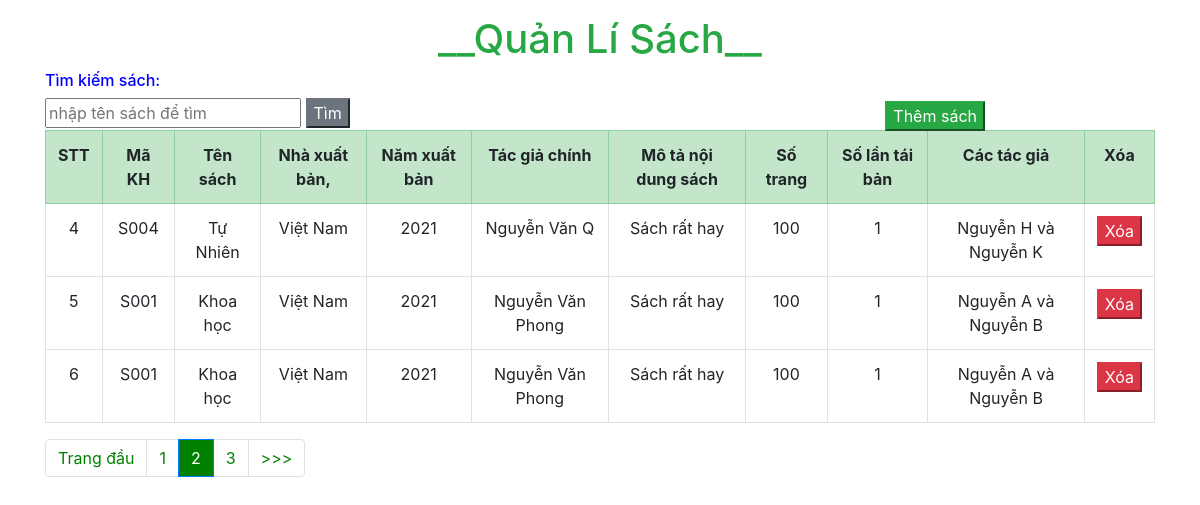
Screenshot of /?page=2 with the database file from the repository.
### tables this page shows
CREATE TABLE `tbl_sach` (
  `id` int(11) NOT NULL,
  `masach` varchar(100) NOT NULL,
  `tensach` text NOT NULL,
  `nhaxb` text NOT NULL,
  `namxb` text NOT NULL,
  `chubien` text NOT NULL,
  `mota` text NOT NULL,
  `sotrang` int(100) NOT NULL,
  `taiban` text NOT NULL,
  `tacgia2` text NOT NULL
);

### index.php (the view, shortened to what this page needs)
<!DOCTYPE html>
<html>
<head>
	<link rel="stylesheet" href="https://maxcdn.bootstrapcdn.com/bootstrap/4.4.1/css/bootstrap.min.css">
</head>
<body>
	<div class="container">
		<h1 class="text-center text-success">__Quản Lí Sách__</h1>
		<a href="them.php"><button class="btn-success">Thêm sách</button></a>
		<div>
			<form id="tkform" action="timkiem.php" method="get">
				<h6 style="color: blue;">Tìm kiếm sách: </h6>
				<input type="text" name="tk" placeholder="nhập tên sách để tìm ">
				<input class="btn-secondary" type="submit" name="tim" value="Tìm">
			</form>
		</div>
		<table class="table table-bordered table-hover text-center">
			<tr class="table-success">
				<th>STT</th>
				<th>Mã KH</th>
				<th>Tên sách</th>
				<th>Nhà xuất bản,</th>
				<th>Năm xuất bản</th>
				<th>Tác giả chính</th>
				<th>Mô tả nội dung sách</th>
				<th>Số trang</th>
				<th>Số lần tái bản</th>
				<th>Các tác giả</th>
				<th>Xóa</th>
			</tr>
			<?php
			require_once("kiemtraconnect.php");
			$result = mysqli_query($connect, 'SELECT count(id) AS total FROM tbl_sach');
			$row = mysqli_fetch_assoc($result);
			$total_records = $row['total'];
			$current_page = isset($_GET['page']) ? $_GET['page'] : 1;
			$limit = 3;
			$total_page = ceil($total_records / $limit);
			$start = ($current_page - 1) * $limit;
			$result = mysqli_query($connect, "SELECT * FROM tbl_sach LIMIT $start,$limit");
			if (mysqli_num_rows($result) > 0) {
				while ($ds = mysqli_fetch_array($result, MYSQLI_ASSOC)) {
			?><br>
					<tr>
						<td><?php echo ++$start; ?></td>
						<td><?php echo $ds['masach']; ?></td>
						<td><?php echo $ds['tensach']; ?></td>
						<td><?php echo $ds['nhaxb']; ?></td>
						<td><?php echo $ds['namxb']; ?></td>
						<td><?php echo $ds['chubien']; ?></td>
						<td><?php echo $ds['mota']; ?></td>
						<td><?php echo $ds['sotrang']; ?></td>
						<td><?php echo $ds['taiban']; ?></td>
						<td><?php echo $ds['tacgia2']; ?></td>
						<td>
							<button class="btn-danger"><a style="color: white;" id="xoa" href="xoa.php?id=<?php echo $ds['id']; ?>" onclick="return confirm('Bạn có muốn xóa không.')">Xóa</button>
						</td>
					</tr>
			<?php }
			} ?>
		</table>
		<ul class="pagination">
			<?php
			if ($total_page > 1) {
				if ($current_page > 1) {
					echo '<li class="page-item"><a class="page-link" href="?page=' . ($current_page - 1) . '">Trang đầu</a></li>';
				}
				for ($i = 0; $i < $total_page; $i++) {
					if ($current_page == ($i + 1)) {
						echo '<li class="page-item active"><a class="page-link" href="#">' . ($i + 1) . '</a></li>';
					} else {
						echo '<li class="page-item"><a class="page-link" href="?page=' . ($i + 1) . '">' . ($i + 1) . '</a></li>';
					}
				}
				if ($current_page < $total_page) {
					echo '<li class="page-item"><a class="page-link" href="?page=' . ($current_page + 1) . '"> >>> </a></li>';
				}
			}
			?>
		</ul>
	</div>
</body>
</html>

### index.php (style rules this page uses)
h1 { margin-top: 15px; }
table { margin-top: -70px; }
.btn-success { position: absolute; right: 215px; margin-top: 30px; }
.pagination li a { color: green; }
.page-item.active .page-link { background-color: green; }

### rows the page displays
tbl_sach: masach "S004", tensach "Tự Nhiên", nhaxb "Việt Nam", namxb "2021", chubien "Nguyễn Văn Q", mota "Sách rất hay", sotrang "100", taiban "1", tacgia2 "Nguyễn H và Nguyễn K"
tbl_sach: masach "S001", tensach "Khoa học", nhaxb "Việt Nam", namxb "2021", chubien "Nguyễn Văn Phong", mota "Sách rất hay", sotrang "100", taiban "1", tacgia2 "Nguyễn A và Nguyễn B"
tbl_sach: masach "S001", tensach "Khoa học", nhaxb "Việt Nam", namxb "2021", chubien "Nguyễn Văn Phong", mota "Sách rất hay", sotrang "100", taiban "1", tacgia2 "Nguyễn A và Nguyễn B"
